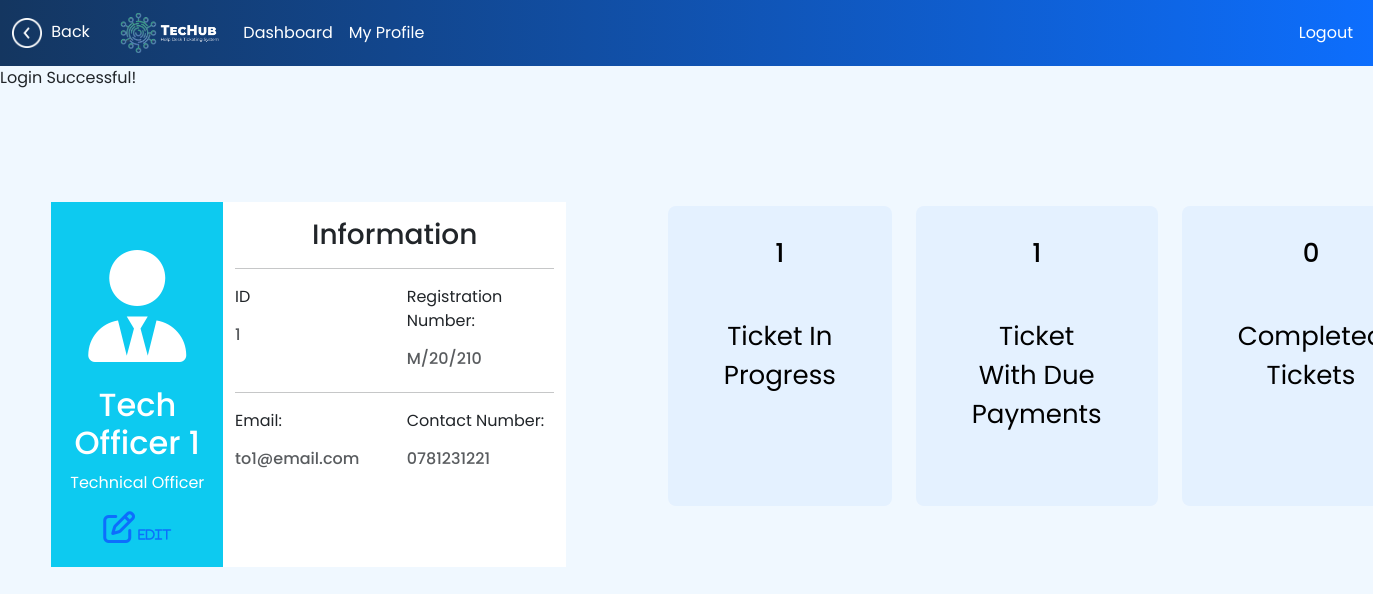
Page /to-profile.php (signed in) on the committed database.
### tables this page shows
CREATE TABLE `techofficer` (
  `TechOfficerID` int(11) NOT NULL,
  `TechOfficerName` varchar(255) NOT NULL,
  `Email` varchar(255) DEFAULT NULL,
  `ContactNo` varchar(255) NOT NULL,
  `RegNo` varchar(255) NOT NULL,
  `TOPassword` varchar(255) DEFAULT NULL
);

### to-profile.php (the view, shortened to what this page needs)
<?php
    include('header-to-back.php');
?>
<?php
$user_id= $_SESSION['auth_user']['userid'];
?>
<?php if (isset($_SESSION['status'])) { ?>
    <p class="status"><?php echo $_SESSION['status'];
    unset($_SESSION['status']) ?></p>
    <?php }
?>
<html>
    <head>
        <link
        href="https://cdnjs.cloudflare.com/ajax/libs/font-awesome/6.0.0/css/all.min.css"
        rel="stylesheet"
        />
    </head>
    <body>
        <?php
            $data_query = mysqli_query($conn,"SELECT * FROM `techofficer` WHERE TechOfficerID = '$user_id'");
            $profile_data = mysqli_fetch_assoc($data_query);
        ?>
        <div class="section" id="section1">
        <div class="container">
            <div class="row d-flex justify-content-center">
            <div class="col-md-10 mt-5 pt-5">
                    <div class="row z-depth-3">
                        <div class="col-sm-4 bg-info rounded-left">
                            <div class="card-block text-center text-white">
                                <i class="fas fa-user-tie fa-7x mt-5"></i>
                                <h2 class="font-weight-bold mt-4"><?php echo $profile_data['TechOfficerName'] ?></h2>
                                <p>Technical Officer</p>
                                <a href="update_details.php">
                                    <i class="far fa-edit fa-2x mb-4"><span class="custom-text"> Edit</span></i>
                                </a>
                            </div>
                        </div>
                        <div class="col-sm-8 bg-white rounded-right">
                            <h3 class="mt-3 text-center">Information</h3>
                            <hr class="bg-primary">
                            <div class="row">
                                <div class="col-sm-6">
                                    <p class="font-weight-bold">ID</p>
                                    <h6 class="text-muted"><?php echo $profile_data['TechOfficerID'] ?></h6>
                                </div>
                                <div class="col-sm-6">
                                    <p class="font-weight-bold ">Registration Number:</p>
                                    <h6 class="text-muted"><?php echo $profile_data['RegNo'] ?></h6>
                                </div>
                            </div>
                            <hr class="bg-primary">
                            <div class="row">
                                <div class="col-sm-6">
                                    <p class="font-weight-bold">Email:</p>
                                    <h6 class="text-muted"><?php echo $profile_data['Email'] ?></h6>
                                </div>
                                <div class="col-sm-6">
                                    <p class="font-weight-bold">Contact Number:</p>
                                    <h6 class="text-muted"><?php echo $profile_data['ContactNo'] ?></h6>
                                </div>
                            </div>
                        </div>
                    </div>
            </div>
            </div>
        </div>
        </div>
        <div class="section" id="section2">
            <div class="box-container">
                <div class="box">
                <?php
                    $select_In_Progress = mysqli_query($conn, "SELECT COUNT(*) FROM `ticket` WHERE TStatus = 'In Progress' AND TechOfficerID = '$user_id'") or die('query failed');
                    if($select_In_Progress){
                        $count = mysqli_fetch_row($select_In_Progress)[0];
                    }
                ?>
                <h5><?php echo $count; ?></h5>
                <p>Ticket In Progress</p>
                </div>
                <div class="box">
                <?php
                    $select_Due_Payment = mysqli_query($conn, "SELECT COUNT(*) FROM `ticket` WHERE TStatus = 'Due Payment'") or die('query failed');
                    if($select_Due_Payment){
                        $count = mysqli_fetch_row($select_Due_Payment)[0];
                    }
                ?>
                <h5><?php echo $count; ?></h5>
                <p>Ticket With Due Payments</p>
                </div>
                <div class="box">
                <?php
                    $select_completed = mysqli_query($conn, "SELECT COUNT(*) FROM `ticket` WHERE TStatus = 'completed'") or die('query failed');
                    if($select_completed){
                        $completed_count = mysqli_fetch_row($select_completed)[0];
                    }
                ?>
                <h5><?php echo $completed_count; ?></h5>
                <p>Completed Tickets</p>
                </div>
            </div>
        </div>
    </body>
</html>

### header.css (style rules this page uses)
html, body { background-color: aliceblue; font-family: 'Poppins', sans-serif; }

### to-profile.php (style rules this page uses)
* { margin: 0; padding: 0; box-sizing: border-box; }
.section { width: 45%; height: 100vh; float: left; }
#section2 .box-container { display: flex; grid-template-columns: repeat(auto-fit, minmax(25rem, 1fr)); gap:1.5rem; max-width: 400px; margin: 50px 50px auto; align-items: flex-start; float: left; }
#section2 .box-container .box { border-radius: .5rem; padding:2rem; background-color: #E4F1FF; box-shadow: var(--box-shadow); border:var(--border); text-align: center; border: none; width: 350px; height: 300px; margin-top: 50px; }
#section2 .box-container .box h5 { font-size: 26px; color:black; }
#section2 .box-container .box p { margin-top: 1.5rem; padding:1.5rem; background-color: var(--light-bg); color:black; font-size: 26px; border-radius: .5rem; border:var(--border); }
.custom-text { font-size: 12px; }

### rows in the picture
techofficer: TechOfficerName "Tech Officer 1", TechOfficerID "1", RegNo "M/20/210", Email "to1@email.com", ContactNo "0781231221"

### other values in the picture
$_SESSION['status'] "Login Successful!"
$count "1"
$completed_count "0"
